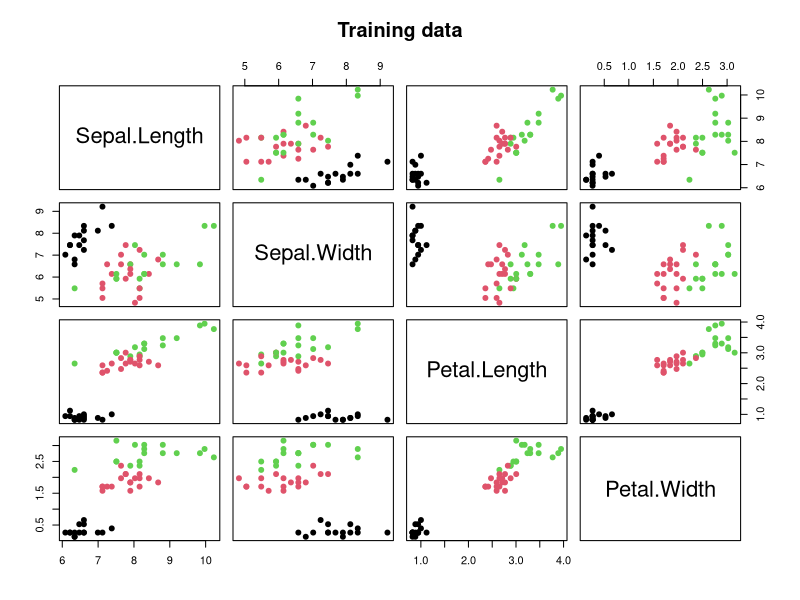
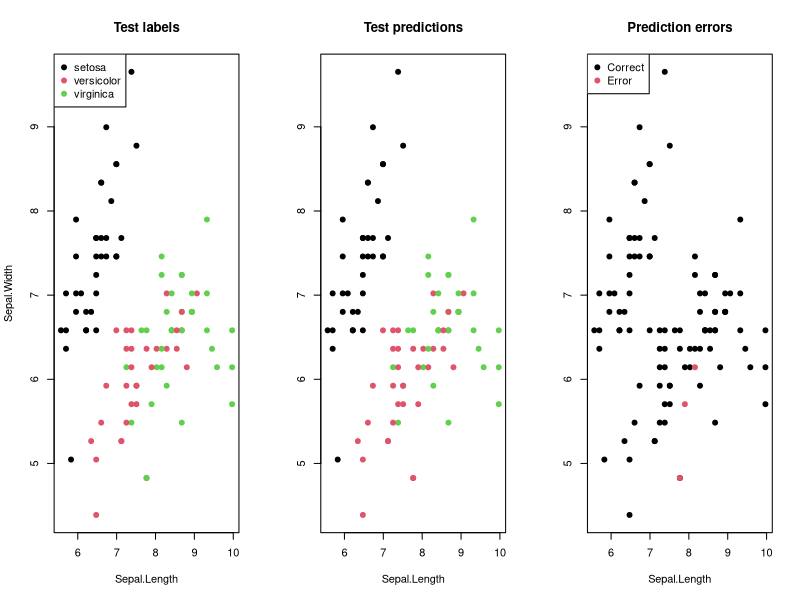
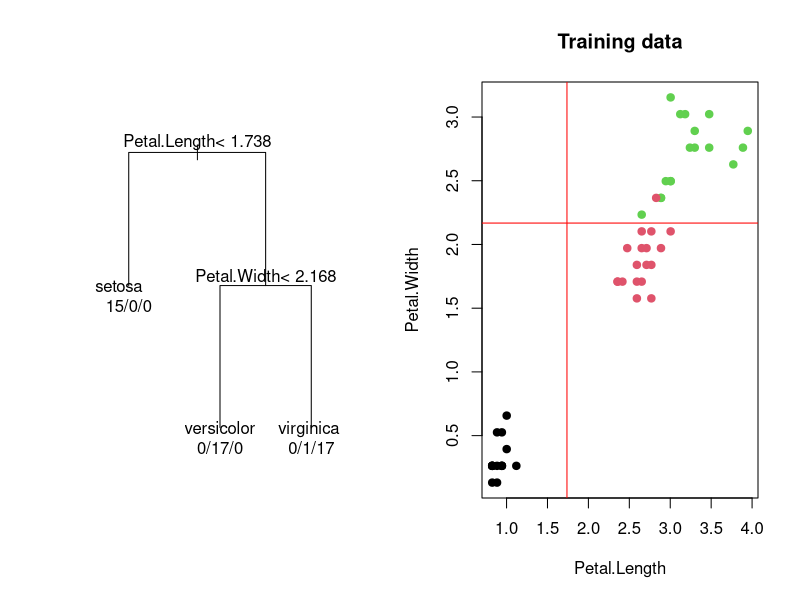

These figures' R source, in order:
## ---- chunk 1
knitr::opts_chunk$set(
    echo = TRUE,
    cache= FALSE,
    fig.align="center",
    out.width="95%"
)
## ---- chunk 2
# get reproducible random results
set.seed(1)
## ---- chunk 3
(colors <- factor(c("red", "green", "blue")))
colors[1]
## ---- chunk 4
(classes <- factor(c(10, 20, 30), ordered=T))
classes[1] - classes[2]
## ---- chunk 5
data(iris)
head(iris)
levels(iris$Species)
## ---- chunk 6
independent_vars <- c("Sepal.Length", "Sepal.Width", "Petal.Length", "Petal.Width")
dependent_var <- "Species"

n <- nrow(iris)

# create a shuffling of the observations, so that we can take a sample across
# the entire dataset
set.seed(1)
permutation <- order(runif(n))
n_train <- 50
n_test <- 100

# Select a subset for train, and subset for testing.
train_indexes <- permutation[1:n_train]
test_indexes <- permutation[(n_train+1):(n_train+n_test)]
train <- iris[train_indexes,]
test <- iris[test_indexes,]

# Rescale the independent variables, so each has equal influence on the
# distances. Note that we use the standard deviation of *only* the train data
# for the scaling.
for (v in independent_vars) {
    # Rescale train and test -- based *only* on the standard deviation of train
    s <- sd(train[,v])
    train[,v] <- train[,v] / s
    test[,v] <- test[,v] / s
}

# Look at the train data
pairs(train[,independent_vars], pch=19, col=as.numeric(factor(train[,dependent_var])), main="Training data")
## ---- chunk 7
suppressMessages(library(class)) # for the knn() function

# Run the nearest neighbor algorithm to make predictions on test.
predictions <- knn(train[,independent_vars], test[,independent_vars], train[,dependent_var])

colors <- sort(as.numeric(unique(train[,dependent_var])))
par(mfrow=c(1,3))
plot(test[,1:2], pch=19,          col=test[,dependent_var], main="Test labels")
legend('topleft', legend=levels(train[,dependent_var]), col=colors, pch=19)
plot(test[,1:2], pch=19, ylab="", col=predictions, main="Test predictions")
plot(test[,1:2], pch=19, ylab="", col=(1 + (predictions != test[,dependent_var])),
     main="Prediction errors")
legend('topleft', legend=c("Correct", "Error"), col=1:2, pch=19)
## ---- chunk 8
(accuracy <- mean(predictions == test[,dependent_var]))
(error_rate <- 1 - accuracy)

# Define a function for constructing a confusion matrix from two vectors:
#   labels: a factor vector of the true labels
#   predictions: a factor vector of the predicted labels
# The resulting matrix has the true labels as rows, predicted labels as columns.
confusionMatrix <- function(labels, predictions) {
    num_classes <- length(levels(labels))
    confusion_matrix <- matrix(0, num_classes, num_classes) 
    colnames(confusion_matrix) <- rownames(confusion_matrix) <- levels(labels)
    stopifnot(length(labels) == length(predictions))
    for (c1 in levels(labels)) {
        for (c2 in levels(labels)) {
            confusion_matrix[c1,c2] <- sum(labels == c1 & predictions == c2)
        }
    }
    confusion_matrix
}

# call the function we defined above to get a confusion matrix
confusionMatrix(test[,dependent_var], predictions)
## ---- chunk 9
suppressMessages(library(rpart))

iris_rpart <- rpart(Species ~ ., data=train)
print(iris_rpart) # textual representation
par(mfrow=c(1, 2))
plot(iris_rpart, margin=0.2)
text(iris_rpart, use.n=T)

plot(train[,c("Petal.Length", "Petal.Width")], pch=19, col=as.numeric(factor(train[,dependent_var])), main="Training data")
abline(v=1.738, col="red")
abline(h=2.168, col="red")
## ---- chunk 10
predictions <- predict(iris_rpart, test, type="class")
print(sum(predictions != test$Species))
confusionMatrix(test$Species, predictions)
